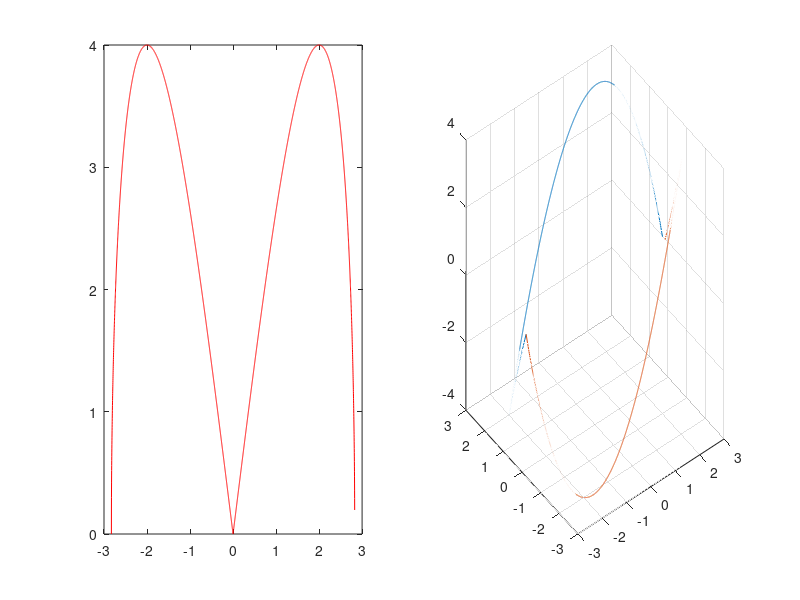

Source code (MATLAB):
x = -sqrt(8):0.001:sqrt(8);
fx = abs((16-(x.^2-4).^2).^(1/2));
subplot(1,2,1);plot(x,fx,'r');
y = (8 - x.^2).^(1/2);
fxy = x.*y;
subplot(1,2,2);plot3(x,y,fxy,x,-y,fxy);
grid on;
